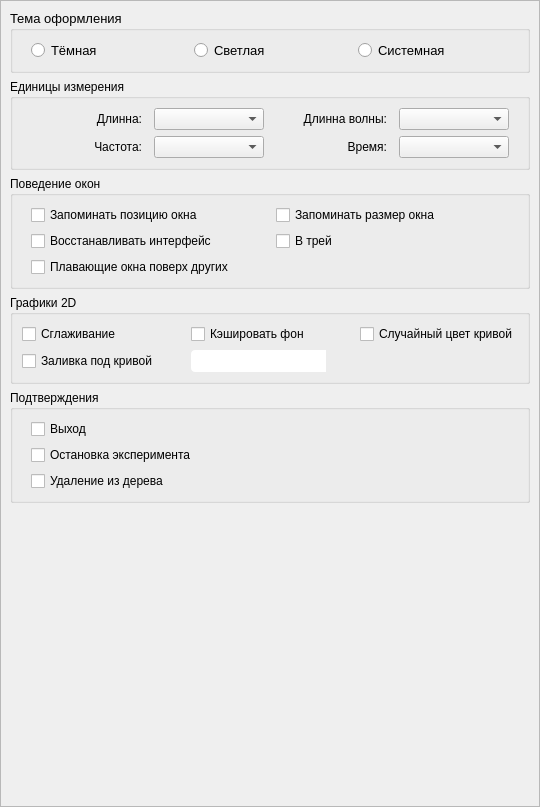
<?xml version="1.0" encoding="UTF-8"?>
<ui version="4.0">
 <class>Frame</class>
 <widget class="QFrame" name="Frame">
  <property name="geometry">
   <rect>
    <x>0</x>
    <y>0</y>
    <width>540</width>
    <height>807</height>
   </rect>
  </property>
  <property name="windowTitle">
   <string>Frame</string>
  </property>
  <property name="styleSheet">
   <string notr="true"/>
  </property>
  <layout class="QGridLayout" name="gridLayout">
   <property name="leftMargin">
    <number>0</number>
   </property>
   <property name="topMargin">
    <number>0</number>
   </property>
   <property name="rightMargin">
    <number>0</number>
   </property>
   <property name="bottomMargin">
    <number>0</number>
   </property>
   <property name="spacing">
    <number>0</number>
   </property>
   <item row="0" column="0">
    <widget class="QScrollArea" name="scrollArea">
     <property name="styleSheet">
      <string notr="true"/>
     </property>
     <property name="frameShadow">
      <enum>QFrame::Sunken</enum>
     </property>
     <property name="widgetResizable">
      <bool>true</bool>
     </property>
     <widget class="QWidget" name="scrollAreaWidgetContents">
      <property name="geometry">
       <rect>
        <x>0</x>
        <y>0</y>
        <width>538</width>
        <height>805</height>
       </rect>
      </property>
      <property name="styleSheet">
       <string notr="true"/>
      </property>
      <layout class="QVBoxLayout" name="verticalLayout">
       <item>
        <widget class="QGroupBox" name="Theme_GroupBox">
         <property name="font">
          <font>
           <pointsize>10</pointsize>
          </font>
         </property>
         <property name="title">
          <string>Тема оформления</string>
         </property>
         <layout class="QGridLayout" name="gridLayout_4">
          <item row="0" column="0">
           <layout class="QGridLayout" name="gridLayout_2">
            <property name="leftMargin">
             <number>9</number>
            </property>
            <property name="topMargin">
             <number>0</number>
            </property>
            <property name="rightMargin">
             <number>9</number>
            </property>
            <property name="horizontalSpacing">
             <number>12</number>
            </property>
            <item row="0" column="2">
             <widget class="QRadioButton" name="theme_system_radioButton">
              <property name="sizePolicy">
               <sizepolicy hsizetype="Minimum" vsizetype="Fixed">
                <horstretch>1</horstretch>
                <verstretch>0</verstretch>
               </sizepolicy>
              </property>
              <property name="text">
               <string>Системная</string>
              </property>
             </widget>
            </item>
            <item row="0" column="0">
             <widget class="QRadioButton" name="theme_dark_radioButton">
              <property name="sizePolicy">
               <sizepolicy hsizetype="Minimum" vsizetype="Fixed">
                <horstretch>1</horstretch>
                <verstretch>0</verstretch>
               </sizepolicy>
              </property>
              <property name="text">
               <string>Тёмная</string>
              </property>
             </widget>
            </item>
            <item row="0" column="1">
             <widget class="QRadioButton" name="theme_light_radioButton">
              <property name="sizePolicy">
               <sizepolicy hsizetype="Minimum" vsizetype="Fixed">
                <horstretch>1</horstretch>
                <verstretch>0</verstretch>
               </sizepolicy>
              </property>
              <property name="text">
               <string>Светлая</string>
              </property>
             </widget>
            </item>
           </layout>
          </item>
         </layout>
        </widget>
       </item>
       <item>
        <widget class="QGroupBox" name="groupBox">
         <property name="title">
          <string>Единицы измерения</string>
         </property>
         <layout class="QGridLayout" name="gridLayout_12">
          <item row="0" column="0">
           <layout class="QGridLayout" name="gridLayout_3">
            <property name="leftMargin">
             <number>9</number>
            </property>
            <property name="rightMargin">
             <number>9</number>
            </property>
            <property name="horizontalSpacing">
             <number>12</number>
            </property>
            <item row="1" column="0">
             <widget class="QLabel" name="label_8">
              <property name="text">
               <string>Частота:</string>
              </property>
              <property name="alignment">
               <set>Qt::AlignRight|Qt::AlignTrailing|Qt::AlignVCenter</set>
              </property>
             </widget>
            </item>
            <item row="1" column="2">
             <widget class="QLabel" name="label_10">
              <property name="text">
               <string>Время:</string>
              </property>
              <property name="alignment">
               <set>Qt::AlignRight|Qt::AlignTrailing|Qt::AlignVCenter</set>
              </property>
             </widget>
            </item>
            <item row="0" column="1">
             <widget class="QComboBox" name="length_comboBox"/>
            </item>
            <item row="1" column="1">
             <widget class="QComboBox" name="frequency_comboBox"/>
            </item>
            <item row="0" column="2">
             <widget class="QLabel" name="label_9">
              <property name="text">
               <string>Длинна волны:</string>
              </property>
              <property name="alignment">
               <set>Qt::AlignRight|Qt::AlignTrailing|Qt::AlignVCenter</set>
              </property>
             </widget>
            </item>
            <item row="0" column="0">
             <widget class="QLabel" name="label">
              <property name="text">
               <string>Длинна:</string>
              </property>
              <property name="alignment">
               <set>Qt::AlignRight|Qt::AlignTrailing|Qt::AlignVCenter</set>
              </property>
             </widget>
            </item>
            <item row="0" column="3">
             <widget class="QComboBox" name="wavelength_comboBox"/>
            </item>
            <item row="1" column="3">
             <widget class="QComboBox" name="time_comboBox"/>
            </item>
           </layout>
          </item>
         </layout>
        </widget>
       </item>
       <item>
        <widget class="QGroupBox" name="groupBox_2">
         <property name="title">
          <string>Поведение окон</string>
         </property>
         <layout class="QGridLayout" name="gridLayout_13">
          <item row="0" column="0">
           <layout class="QGridLayout" name="gridLayout_7">
            <property name="leftMargin">
             <number>9</number>
            </property>
            <property name="rightMargin">
             <number>9</number>
            </property>
            <property name="horizontalSpacing">
             <number>12</number>
            </property>
            <item row="0" column="0">
             <widget class="QCheckBox" name="window_remember_position_checkBox">
              <property name="sizePolicy">
               <sizepolicy hsizetype="Minimum" vsizetype="Fixed">
                <horstretch>1</horstretch>
                <verstretch>0</verstretch>
               </sizepolicy>
              </property>
              <property name="text">
               <string>Запоминать позицию окна</string>
              </property>
             </widget>
            </item>
            <item row="1" column="1">
             <widget class="QCheckBox" name="window_tray_checkBox">
              <property name="sizePolicy">
               <sizepolicy hsizetype="Minimum" vsizetype="Fixed">
                <horstretch>1</horstretch>
                <verstretch>0</verstretch>
               </sizepolicy>
              </property>
              <property name="text">
               <string>В трей</string>
              </property>
             </widget>
            </item>
            <item row="1" column="0">
             <widget class="QCheckBox" name="window_restore_interface_checkBox">
              <property name="sizePolicy">
               <sizepolicy hsizetype="Minimum" vsizetype="Fixed">
                <horstretch>1</horstretch>
                <verstretch>0</verstretch>
               </sizepolicy>
              </property>
              <property name="text">
               <string>Восстанавливать интерфейс</string>
              </property>
             </widget>
            </item>
            <item row="0" column="1">
             <widget class="QCheckBox" name="window_remember_size_checkBox">
              <property name="sizePolicy">
               <sizepolicy hsizetype="Minimum" vsizetype="Fixed">
                <horstretch>1</horstretch>
                <verstretch>0</verstretch>
               </sizepolicy>
              </property>
              <property name="text">
               <string>Запоминать размер окна</string>
              </property>
             </widget>
            </item>
            <item row="2" column="0" colspan="2">
             <widget class="QCheckBox" name="window_always_on_top_checkBox">
              <property name="text">
               <string>Плавающие окна поверх других</string>
              </property>
             </widget>
            </item>
           </layout>
          </item>
         </layout>
        </widget>
       </item>
       <item>
        <widget class="QGroupBox" name="groupBox_3">
         <property name="title">
          <string>Графики 2D</string>
         </property>
         <layout class="QGridLayout" name="gridLayout_15">
          <property name="leftMargin">
           <number>9</number>
          </property>
          <property name="rightMargin">
           <number>9</number>
          </property>
          <item row="0" column="0">
           <layout class="QGridLayout" name="gridLayout_14">
            <property name="horizontalSpacing">
             <number>12</number>
            </property>
            <item row="0" column="0">
             <widget class="QCheckBox" name="plot_antialiasing_checkBox">
              <property name="sizePolicy">
               <sizepolicy hsizetype="Minimum" vsizetype="Fixed">
                <horstretch>1</horstretch>
                <verstretch>0</verstretch>
               </sizepolicy>
              </property>
              <property name="text">
               <string>Сглаживание</string>
              </property>
             </widget>
            </item>
            <item row="0" column="1">
             <widget class="QCheckBox" name="plot_cache_background_checkBox">
              <property name="sizePolicy">
               <sizepolicy hsizetype="Minimum" vsizetype="Fixed">
                <horstretch>1</horstretch>
                <verstretch>0</verstretch>
               </sizepolicy>
              </property>
              <property name="text">
               <string>Кэшировать фон</string>
              </property>
             </widget>
            </item>
            <item row="1" column="0">
             <widget class="QCheckBox" name="plot_fill_under_curve_checkBox">
              <property name="text">
               <string>Заливка под кривой</string>
              </property>
             </widget>
            </item>
            <item row="1" column="1">
             <layout class="QGridLayout" name="gridLayout_6">
              <property name="topMargin">
               <number>0</number>
              </property>
              <property name="spacing">
               <number>0</number>
              </property>
              <item row="0" column="1">
               <widget class="QPushButton" name="plot_fill_color_pushButton">
                <property name="minimumSize">
                 <size>
                  <width>22</width>
                  <height>22</height>
                 </size>
                </property>
                <property name="maximumSize">
                 <size>
                  <width>22</width>
                  <height>22</height>
                 </size>
                </property>
                <property name="styleSheet">
                 <string notr="true">border-top-left-radius: 0px;
border-top-right-radius: 4px;

border-bottom-left-radius: 0px;
border-bottom-right-radius: 4px;	</string>
                </property>
                <property name="text">
                 <string/>
                </property>
               </widget>
              </item>
              <item row="0" column="0">
               <widget class="QLineEdit" name="plot_fill_color_lineEdit">
                <property name="maximumSize">
                 <size>
                  <width>16777215</width>
                  <height>22</height>
                 </size>
                </property>
                <property name="styleSheet">
                 <string notr="true">border-top-left-radius: 4px;
border-top-right-radius: 0px;

border-bottom-left-radius: 4px;
border-bottom-right-radius: 0px;	</string>
                </property>
               </widget>
              </item>
             </layout>
            </item>
            <item row="0" column="2">
             <widget class="QCheckBox" name="plot_rand_line_color_checkBox">
              <property name="sizePolicy">
               <sizepolicy hsizetype="Minimum" vsizetype="Fixed">
                <horstretch>1</horstretch>
                <verstretch>0</verstretch>
               </sizepolicy>
              </property>
              <property name="text">
               <string>Случайный цвет кривой</string>
              </property>
             </widget>
            </item>
           </layout>
          </item>
         </layout>
        </widget>
       </item>
       <item>
        <widget class="QGroupBox" name="groupBox_5">
         <property name="title">
          <string>Подтверждения</string>
         </property>
         <layout class="QGridLayout" name="gridLayout_10">
          <item row="0" column="0">
           <layout class="QGridLayout" name="gridLayout_9">
            <property name="leftMargin">
             <number>9</number>
            </property>
            <property name="rightMargin">
             <number>9</number>
            </property>
            <property name="horizontalSpacing">
             <number>12</number>
            </property>
            <item row="0" column="0">
             <widget class="QCheckBox" name="confirm_exit_checkBox">
              <property name="text">
               <string>Выход</string>
              </property>
             </widget>
            </item>
            <item row="1" column="0">
             <widget class="QCheckBox" name="confirm_stop_experiment_checkBox">
              <property name="text">
               <string>Остановка эксперимента</string>
              </property>
             </widget>
            </item>
            <item row="2" column="0">
             <widget class="QCheckBox" name="confirm_delete_from_tree_checkBox">
              <property name="text">
               <string>Удаление из дерева</string>
              </property>
             </widget>
            </item>
           </layout>
          </item>
         </layout>
        </widget>
       </item>
       <item>
        <spacer name="verticalSpacer">
         <property name="orientation">
          <enum>Qt::Vertical</enum>
         </property>
         <property name="sizeHint" stdset="0">
          <size>
           <width>20</width>
           <height>40</height>
          </size>
         </property>
        </spacer>
       </item>
      </layout>
     </widget>
    </widget>
   </item>
  </layout>
 </widget>
 <resources/>
 <connections/>
</ui>
